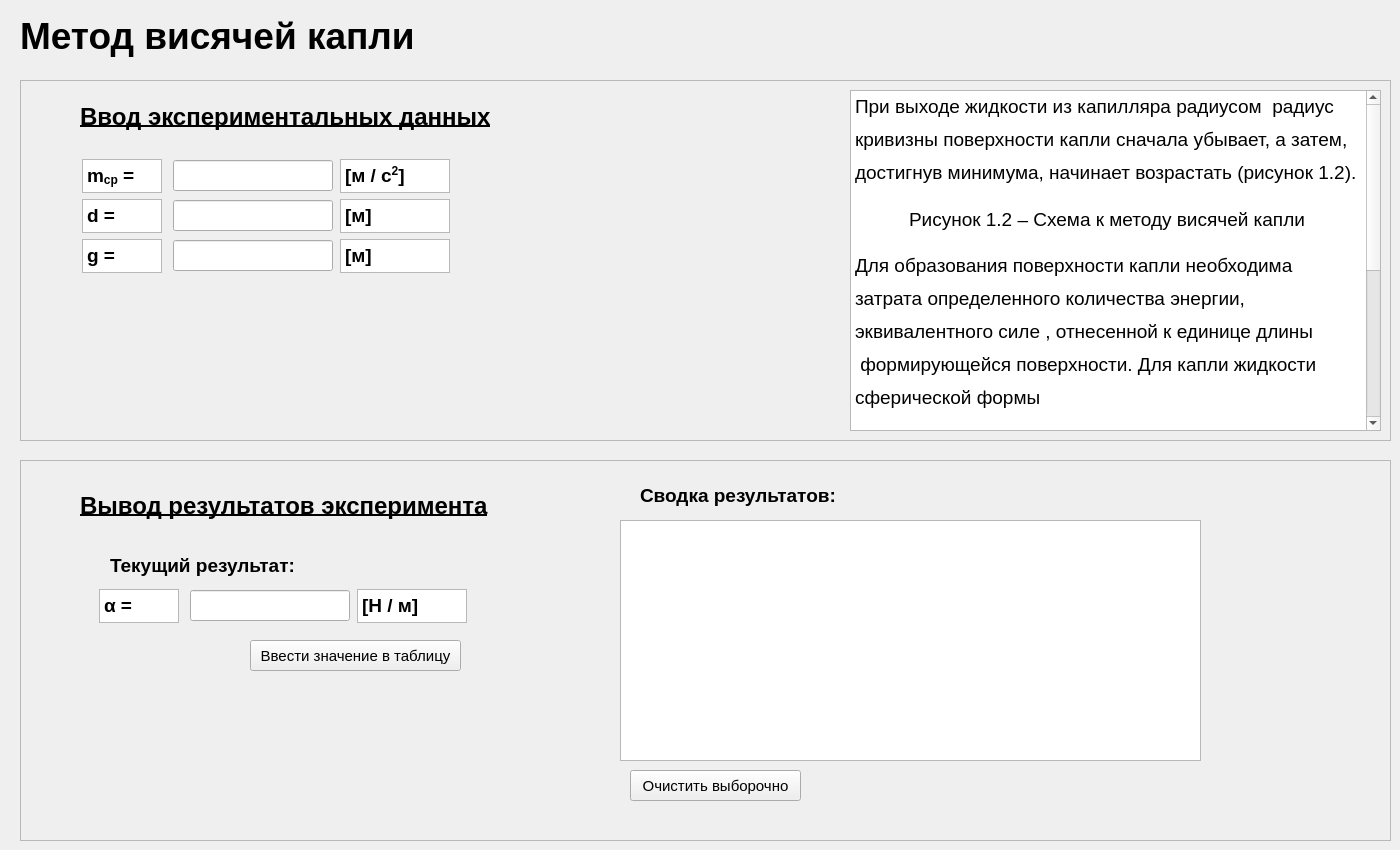
      <widget class="QWidget" name="tab_6">
       <attribute name="title">
        <string>Метод висячей капли</string>
       </attribute>
       <widget class="QLabel" name="label_24">
        <property name="geometry">
         <rect>
          <x>20</x>
          <y>10</y>
          <width>411</width>
          <height>51</height>
         </rect>
        </property>
        <property name="font">
         <font>
          <family>Segoe UI</family>
          <pointsize>28</pointsize>
          <weight>75</weight>
          <bold>true</bold>
         </font>
        </property>
        <property name="text">
         <string>Метод висячей капли</string>
        </property>
       </widget>
       <widget class="QFrame" name="frame_7">
        <property name="geometry">
         <rect>
          <x>20</x>
          <y>80</y>
          <width>1371</width>
          <height>361</height>
         </rect>
        </property>
        <property name="frameShape">
         <enum>QFrame::StyledPanel</enum>
        </property>
        <property name="frameShadow">
         <enum>QFrame::Raised</enum>
        </property>
        <widget class="QLabel" name="label_25">
         <property name="geometry">
          <rect>
           <x>60</x>
           <y>21</y>
           <width>421</width>
           <height>31</height>
          </rect>
         </property>
         <property name="font">
          <font>
           <family>Segoe UI</family>
           <pointsize>18</pointsize>
           <weight>75</weight>
           <bold>true</bold>
           <underline>true</underline>
          </font>
         </property>
         <property name="text">
          <string>Ввод экспериментальных данных</string>
         </property>
        </widget>
        <widget class="QTextBrowser" name="textBrowser_68">
         <property name="geometry">
          <rect>
           <x>320</x>
           <y>79</y>
           <width>110</width>
           <height>34</height>
          </rect>
         </property>
         <property name="html">
          <string>&lt;!DOCTYPE HTML PUBLIC &quot;-//W3C//DTD HTML 4.0//EN&quot; &quot;http://www.w3.org/TR/REC-html40/strict.dtd&quot;&gt;
&lt;html&gt;&lt;head&gt;&lt;meta name=&quot;qrichtext&quot; content=&quot;1&quot; /&gt;&lt;style type=&quot;text/css&quot;&gt;
p, li { white-space: pre-wrap; }
&lt;/style&gt;&lt;/head&gt;&lt;body style=&quot; font-family:'MS Shell Dlg 2'; font-size:8.25pt; font-weight:400; font-style:normal;&quot;&gt;
&lt;p style=&quot; margin-top:0px; margin-bottom:0px; margin-left:0px; margin-right:0px; -qt-block-indent:0; text-indent:0px;&quot;&gt;&lt;span style=&quot; font-size:14pt; font-weight:600;&quot;&gt;[м / с&lt;/span&gt;&lt;span style=&quot; font-size:14pt; font-weight:600; vertical-align:super;&quot;&gt;2&lt;/span&gt;&lt;span style=&quot; font-size:14pt; font-weight:600;&quot;&gt;]&lt;/span&gt;&lt;/p&gt;&lt;/body&gt;&lt;/html&gt;</string>
         </property>
        </widget>
        <widget class="QTextBrowser" name="textBrowser_69">
         <property name="geometry">
          <rect>
           <x>62</x>
           <y>79</y>
           <width>80</width>
           <height>34</height>
          </rect>
         </property>
         <property name="html">
          <string>&lt;!DOCTYPE HTML PUBLIC &quot;-//W3C//DTD HTML 4.0//EN&quot; &quot;http://www.w3.org/TR/REC-html40/strict.dtd&quot;&gt;
&lt;html&gt;&lt;head&gt;&lt;meta name=&quot;qrichtext&quot; content=&quot;1&quot; /&gt;&lt;style type=&quot;text/css&quot;&gt;
p, li { white-space: pre-wrap; }
&lt;/style&gt;&lt;/head&gt;&lt;body style=&quot; font-family:'MS Shell Dlg 2'; font-size:8.25pt; font-weight:400; font-style:normal;&quot;&gt;
&lt;p style=&quot; margin-top:0px; margin-bottom:0px; margin-left:0px; margin-right:0px; -qt-block-indent:0; text-indent:0px;&quot;&gt;&lt;span style=&quot; font-size:14pt; font-weight:600;&quot;&gt;m&lt;/span&gt;&lt;span style=&quot; font-size:14pt; font-weight:600; vertical-align:sub;&quot;&gt;ср&lt;/span&gt;&lt;span style=&quot; font-size:14pt; font-weight:600;&quot;&gt; = &lt;/span&gt;&lt;/p&gt;&lt;/body&gt;&lt;/html&gt;</string>
         </property>
        </widget>
        <widget class="QLineEdit" name="lineEdit_32">
         <property name="geometry">
          <rect>
           <x>153</x>
           <y>80</y>
           <width>160</width>
           <height>31</height>
          </rect>
         </property>
         <property name="font">
          <font>
           <family>Segoe UI</family>
           <pointsize>14</pointsize>
           <underline>false</underline>
          </font>
         </property>
         <property name="text">
          <string/>
         </property>
        </widget>
        <widget class="QTextBrowser" name="textBrowser_70">
         <property name="geometry">
          <rect>
           <x>320</x>
           <y>119</y>
           <width>110</width>
           <height>34</height>
          </rect>
         </property>
         <property name="html">
          <string>&lt;!DOCTYPE HTML PUBLIC &quot;-//W3C//DTD HTML 4.0//EN&quot; &quot;http://www.w3.org/TR/REC-html40/strict.dtd&quot;&gt;
&lt;html&gt;&lt;head&gt;&lt;meta name=&quot;qrichtext&quot; content=&quot;1&quot; /&gt;&lt;style type=&quot;text/css&quot;&gt;
p, li { white-space: pre-wrap; }
&lt;/style&gt;&lt;/head&gt;&lt;body style=&quot; font-family:'MS Shell Dlg 2'; font-size:8.25pt; font-weight:400; font-style:normal;&quot;&gt;
&lt;p style=&quot; margin-top:0px; margin-bottom:0px; margin-left:0px; margin-right:0px; -qt-block-indent:0; text-indent:0px;&quot;&gt;&lt;span style=&quot; font-size:14pt; font-weight:600;&quot;&gt;[м]&lt;/span&gt;&lt;/p&gt;&lt;/body&gt;&lt;/html&gt;</string>
         </property>
        </widget>
        <widget class="QTextBrowser" name="textBrowser_71">
         <property name="geometry">
          <rect>
           <x>62</x>
           <y>119</y>
           <width>80</width>
           <height>34</height>
          </rect>
         </property>
         <property name="html">
          <string>&lt;!DOCTYPE HTML PUBLIC &quot;-//W3C//DTD HTML 4.0//EN&quot; &quot;http://www.w3.org/TR/REC-html40/strict.dtd&quot;&gt;
&lt;html&gt;&lt;head&gt;&lt;meta name=&quot;qrichtext&quot; content=&quot;1&quot; /&gt;&lt;style type=&quot;text/css&quot;&gt;
p, li { white-space: pre-wrap; }
&lt;/style&gt;&lt;/head&gt;&lt;body style=&quot; font-family:'MS Shell Dlg 2'; font-size:8.25pt; font-weight:400; font-style:normal;&quot;&gt;
&lt;p style=&quot; margin-top:0px; margin-bottom:0px; margin-left:0px; margin-right:0px; -qt-block-indent:0; text-indent:0px;&quot;&gt;&lt;span style=&quot; font-size:14pt; font-weight:600;&quot;&gt;d = &lt;/span&gt;&lt;/p&gt;&lt;/body&gt;&lt;/html&gt;</string>
         </property>
        </widget>
        <widget class="QLineEdit" name="lineEdit_33">
         <property name="geometry">
          <rect>
           <x>153</x>
           <y>120</y>
           <width>160</width>
           <height>31</height>
          </rect>
         </property>
         <property name="font">
          <font>
           <family>Segoe UI</family>
           <pointsize>14</pointsize>
           <underline>false</underline>
          </font>
         </property>
         <property name="text">
          <string/>
         </property>
        </widget>
        <widget class="QTextBrowser" name="textBrowser_72">
         <property name="geometry">
          <rect>
           <x>320</x>
           <y>159</y>
           <width>110</width>
           <height>34</height>
          </rect>
         </property>
         <property name="html">
          <string>&lt;!DOCTYPE HTML PUBLIC &quot;-//W3C//DTD HTML 4.0//EN&quot; &quot;http://www.w3.org/TR/REC-html40/strict.dtd&quot;&gt;
&lt;html&gt;&lt;head&gt;&lt;meta name=&quot;qrichtext&quot; content=&quot;1&quot; /&gt;&lt;style type=&quot;text/css&quot;&gt;
p, li { white-space: pre-wrap; }
&lt;/style&gt;&lt;/head&gt;&lt;body style=&quot; font-family:'MS Shell Dlg 2'; font-size:8.25pt; font-weight:400; font-style:normal;&quot;&gt;
&lt;p style=&quot; margin-top:0px; margin-bottom:0px; margin-left:0px; margin-right:0px; -qt-block-indent:0; text-indent:0px;&quot;&gt;&lt;span style=&quot; font-size:14pt; font-weight:600;&quot;&gt;[м]&lt;/span&gt;&lt;/p&gt;&lt;/body&gt;&lt;/html&gt;</string>
         </property>
        </widget>
        <widget class="QTextBrowser" name="textBrowser_73">
         <property name="geometry">
          <rect>
           <x>62</x>
           <y>159</y>
           <width>80</width>
           <height>34</height>
          </rect>
         </property>
         <property name="html">
          <string>&lt;!DOCTYPE HTML PUBLIC &quot;-//W3C//DTD HTML 4.0//EN&quot; &quot;http://www.w3.org/TR/REC-html40/strict.dtd&quot;&gt;
&lt;html&gt;&lt;head&gt;&lt;meta name=&quot;qrichtext&quot; content=&quot;1&quot; /&gt;&lt;style type=&quot;text/css&quot;&gt;
p, li { white-space: pre-wrap; }
&lt;/style&gt;&lt;/head&gt;&lt;body style=&quot; font-family:'MS Shell Dlg 2'; font-size:8.25pt; font-weight:400; font-style:normal;&quot;&gt;
&lt;p style=&quot; margin-top:0px; margin-bottom:0px; margin-left:0px; margin-right:0px; -qt-block-indent:0; text-indent:0px;&quot;&gt;&lt;span style=&quot; font-size:14pt; font-weight:600;&quot;&gt;g = &lt;/span&gt;&lt;/p&gt;&lt;/body&gt;&lt;/html&gt;</string>
         </property>
        </widget>
        <widget class="QLineEdit" name="lineEdit_34">
         <property name="geometry">
          <rect>
           <x>153</x>
           <y>160</y>
           <width>160</width>
           <height>31</height>
          </rect>
         </property>
         <property name="font">
          <font>
           <family>Segoe UI</family>
           <pointsize>14</pointsize>
           <underline>false</underline>
          </font>
         </property>
         <property name="text">
          <string/>
         </property>
        </widget>
        <widget class="QTextBrowser" name="textBrowser_76">
         <property name="geometry">
          <rect>
           <x>830</x>
           <y>10</y>
           <width>531</width>
           <height>341</height>
          </rect>
         </property>
         <property name="html">
          <string>&lt;!DOCTYPE HTML PUBLIC &quot;-//W3C//DTD HTML 4.0//EN&quot; &quot;http://www.w3.org/TR/REC-html40/strict.dtd&quot;&gt;
&lt;html&gt;&lt;head&gt;&lt;meta name=&quot;qrichtext&quot; content=&quot;1&quot; /&gt;&lt;title&gt;Капиллярный метод определения поверхностного натяжения&lt;/title&gt;&lt;style type=&quot;text/css&quot;&gt;
p, li { white-space: pre-wrap; }
&lt;/style&gt;&lt;/head&gt;&lt;body style=&quot; font-family:'MS Shell Dlg 2'; font-size:8.25pt; font-weight:400; font-style:normal;&quot; bgcolor=&quot;#ffffff&quot;&gt;
&lt;p style=&quot; margin-top:12px; margin-bottom:12px; margin-left:0px; margin-right:0px; -qt-block-indent:0; text-indent:0px; line-height:150%;&quot;&gt;&lt;span style=&quot; font-family:'Times New Roman','serif'; font-size:14pt; color:#000000;&quot;&gt;При выходе жидкости из капилляра радиусом &lt;/span&gt;&lt;a name=&quot;_x0000_t75&quot;&gt;&lt;/a&gt;&lt;span style=&quot; font-family:'Times New Roman','serif'; font-size:14pt; color:#000000;&quot;&gt; &lt;/span&gt;&lt;span style=&quot; font-family:'Times New Roman','serif'; font-size:14pt; color:#000000;&quot;&gt;радиус кривизны поверхности капли сначала убывает, а затем, достигнув минимума, начинает возрастать (рисунок 1.2). &lt;/span&gt;&lt;/p&gt;
&lt;p align=&quot;center&quot; style=&quot; margin-top:12px; margin-bottom:12px; margin-left:0px; margin-right:0px; -qt-block-indent:0; text-indent:0px; line-height:150%;&quot;&gt;&lt;a name=&quot;Рисунок_x0020_27&quot;&gt;&lt;/a&gt;&lt;span style=&quot; font-family:'Times New Roman','serif'; font-size:14pt; color:#000000;&quot;&gt;Р&lt;/span&gt;&lt;span style=&quot; font-family:'Times New Roman','serif'; font-size:14pt; color:#000000;&quot;&gt;исунок 1.2 – Схема к методу висячей капли&lt;/span&gt;&lt;span style=&quot; font-size:8pt;&quot;&gt; &lt;/span&gt;&lt;/p&gt;
&lt;p style=&quot; margin-top:12px; margin-bottom:12px; margin-left:0px; margin-right:0px; -qt-block-indent:0; text-indent:0px; line-height:150%;&quot;&gt;&lt;span style=&quot; font-family:'Times New Roman','serif'; font-size:14pt; color:#000000;&quot;&gt;Для образования поверхности капли необходима затрата определенного количества энергии, эквивалентного силе &lt;/span&gt;&lt;a name=&quot;_x0000_i1025&quot;&gt;&lt;/a&gt;&lt;span style=&quot; font-family:'Times New Roman','serif'; font-size:14pt; color:#000000;&quot;&gt;,&lt;/span&gt;&lt;span style=&quot; font-family:'Times New Roman','serif'; font-size:14pt; color:#000000;&quot;&gt; отнесенной к единице длины &lt;/span&gt;&lt;a name=&quot;_x0000_i1025&quot;&gt;&lt;/a&gt;&lt;span style=&quot; font-family:'Times New Roman','serif'; font-size:14pt; color:#000000;&quot;&gt; &lt;/span&gt;&lt;span style=&quot; font-family:'Times New Roman','serif'; font-size:14pt; color:#000000;&quot;&gt;формирующейся поверхности. Для капли жидкости сферической формы&lt;/span&gt;&lt;span style=&quot; font-size:8pt;&quot;&gt; &lt;/span&gt;&lt;/p&gt;
&lt;p style=&quot; margin-top:12px; margin-bottom:12px; margin-left:0px; margin-right:0px; -qt-block-indent:0; text-indent:0px; line-height:150%;&quot;&gt;&lt;a name=&quot;_x0000_i1025&quot;&gt;&lt;/a&gt;&lt;span style=&quot; font-family:'Times New Roman','serif'; font-size:14pt; color:#000000;&quot;&gt;В&lt;/span&gt;&lt;span style=&quot; font-family:'Times New Roman','serif'; font-size:14pt; color:#000000;&quot;&gt;ес &lt;/span&gt;&lt;a name=&quot;_x0000_i1025&quot;&gt;&lt;/a&gt;&lt;span style=&quot; font-family:'Times New Roman','serif'; font-size:14pt; color:#000000;&quot;&gt; &lt;/span&gt;&lt;span style=&quot; font-family:'Times New Roman','serif'; font-size:14pt; color:#000000;&quot;&gt;капли в момент отрыва уравновешивается силой &lt;/span&gt;&lt;a name=&quot;_x0000_i1025&quot;&gt;&lt;/a&gt;&lt;span style=&quot; font-family:'Times New Roman','serif'; font-size:14pt; color:#000000;&quot;&gt; &lt;/span&gt;&lt;span style=&quot; font-family:'Times New Roman','serif'; font-size:14pt; color:#000000;&quot;&gt;поверхностного натяжения, &lt;/span&gt;&lt;a name=&quot;_x0000_i1025&quot;&gt;&lt;/a&gt;&lt;span style=&quot; font-family:'Times New Roman','serif'; font-size:14pt; color:#000000;&quot;&gt;.&lt;/span&gt;&lt;span style=&quot; font-family:'Times New Roman','serif'; font-size:14pt; color:#000000;&quot;&gt; Принимается, что диаметр &lt;/span&gt;&lt;a name=&quot;_x0000_i1025&quot;&gt;&lt;/a&gt;&lt;span style=&quot; font-family:'Times New Roman','serif'; font-size:14pt; color:#000000;&quot;&gt; &lt;/span&gt;&lt;span style=&quot; font-family:'Times New Roman','serif'; font-size:14pt; color:#000000;&quot;&gt;шейки капли в момент отрыва соответствует диаметру &lt;/span&gt;&lt;a name=&quot;_x0000_i1025&quot;&gt;&lt;/a&gt;&lt;span style=&quot; font-family:'Times New Roman','serif'; font-size:14pt; color:#000000;&quot;&gt; &lt;/span&gt;&lt;span style=&quot; font-family:'Times New Roman','serif'; font-size:14pt; color:#000000;&quot;&gt;узкого конца трубки. &lt;/span&gt;&lt;/p&gt;
&lt;p style=&quot; margin-top:12px; margin-bottom:12px; margin-left:0px; margin-right:0px; -qt-block-indent:0; text-indent:0px; line-height:150%;&quot;&gt;&lt;span style=&quot; font-family:'Times New Roman','serif'; font-size:14pt; color:#000000;&quot;&gt;Таким образом,&lt;/span&gt;&lt;span style=&quot; font-size:8pt;&quot;&gt; &lt;/span&gt;&lt;/p&gt;
&lt;p style=&quot; margin-top:12px; margin-bottom:12px; margin-left:0px; margin-right:0px; -qt-block-indent:0; text-indent:0px; line-height:150%;&quot;&gt;&lt;a name=&quot;_x0000_i1025&quot;&gt;&lt;/a&gt;&lt;span style=&quot; font-family:'Times New Roman','serif'; font-size:14pt; color:#000000;&quot;&gt;з&lt;/span&gt;&lt;span style=&quot; font-family:'Times New Roman','serif'; font-size:14pt; color:#000000;&quot;&gt;десь &lt;/span&gt;&lt;a name=&quot;_x0000_i1025&quot;&gt;&lt;/a&gt;&lt;span style=&quot; font-family:'Times New Roman','serif'; font-size:14pt; color:#000000;&quot;&gt;,&lt;/span&gt;&lt;span style=&quot; font-family:'Times New Roman','serif'; font-size:14pt; color:#000000;&quot;&gt; где &lt;/span&gt;&lt;a name=&quot;_x0000_i1025&quot;&gt;&lt;/a&gt;&lt;span style=&quot; font-family:'Times New Roman','serif'; font-size:14pt; color:#000000;&quot;&gt; &lt;/span&gt;&lt;span style=&quot; font-family:'Times New Roman','serif'; font-size:14pt; color:#000000;&quot;&gt;– масса определенного (&lt;/span&gt;&lt;a name=&quot;_x0000_i1025&quot;&gt;&lt;/a&gt;&lt;span style=&quot; font-family:'Calibri','sans-serif'; font-size:10pt;&quot;&gt; &lt;/span&gt;&lt;span style=&quot; font-family:'Times New Roman','serif'; font-size:14pt; color:#000000;&quot;&gt;) количества капель раствора, d – диаметр капилляра, g – ускорение свободного падения.&lt;/span&gt;&lt;span style=&quot; font-size:8pt;&quot;&gt; &lt;/span&gt;&lt;/p&gt;&lt;/body&gt;&lt;/html&gt;</string>
         </property>
        </widget>
       </widget>
       <widget class="QFrame" name="frame_8">
        <property name="geometry">
         <rect>
          <x>20</x>
          <y>460</y>
          <width>1371</width>
          <height>381</height>
         </rect>
        </property>
        <property name="frameShape">
         <enum>QFrame::StyledPanel</enum>
        </property>
        <property name="frameShadow">
         <enum>QFrame::Raised</enum>
        </property>
        <widget class="QLabel" name="label_26">
         <property name="geometry">
          <rect>
           <x>60</x>
           <y>30</y>
           <width>411</width>
           <height>31</height>
          </rect>
         </property>
         <property name="font">
          <font>
           <family>Segoe UI</family>
           <pointsize>18</pointsize>
           <weight>75</weight>
           <bold>true</bold>
           <underline>true</underline>
          </font>
         </property>
         <property name="text">
          <string>Вывод результатов эксперимента</string>
         </property>
        </widget>
        <widget class="QLabel" name="label_27">
         <property name="geometry">
          <rect>
           <x>90</x>
           <y>90</y>
           <width>201</width>
           <height>31</height>
          </rect>
         </property>
         <property name="font">
          <font>
           <family>Segoe UI</family>
           <pointsize>14</pointsize>
           <weight>75</weight>
           <bold>true</bold>
           <underline>false</underline>
          </font>
         </property>
         <property name="text">
          <string>Текущий результат:</string>
         </property>
        </widget>
        <widget class="QTextBrowser" name="textBrowser_65">
         <property name="geometry">
          <rect>
           <x>337</x>
           <y>129</y>
           <width>110</width>
           <height>34</height>
          </rect>
         </property>
         <property name="html">
          <string>&lt;!DOCTYPE HTML PUBLIC &quot;-//W3C//DTD HTML 4.0//EN&quot; &quot;http://www.w3.org/TR/REC-html40/strict.dtd&quot;&gt;
&lt;html&gt;&lt;head&gt;&lt;meta name=&quot;qrichtext&quot; content=&quot;1&quot; /&gt;&lt;style type=&quot;text/css&quot;&gt;
p, li { white-space: pre-wrap; }
&lt;/style&gt;&lt;/head&gt;&lt;body style=&quot; font-family:'MS Shell Dlg 2'; font-size:8.25pt; font-weight:400; font-style:normal;&quot;&gt;
&lt;p style=&quot; margin-top:0px; margin-bottom:0px; margin-left:0px; margin-right:0px; -qt-block-indent:0; text-indent:0px;&quot;&gt;&lt;span style=&quot; font-size:14pt; font-weight:600;&quot;&gt;[Н / м]&lt;/span&gt;&lt;/p&gt;&lt;/body&gt;&lt;/html&gt;</string>
         </property>
        </widget>
        <widget class="QTextBrowser" name="textBrowser_66">
         <property name="geometry">
          <rect>
           <x>79</x>
           <y>129</y>
           <width>80</width>
           <height>34</height>
          </rect>
         </property>
         <property name="html">
          <string>&lt;!DOCTYPE HTML PUBLIC &quot;-//W3C//DTD HTML 4.0//EN&quot; &quot;http://www.w3.org/TR/REC-html40/strict.dtd&quot;&gt;
&lt;html&gt;&lt;head&gt;&lt;meta name=&quot;qrichtext&quot; content=&quot;1&quot; /&gt;&lt;style type=&quot;text/css&quot;&gt;
p, li { white-space: pre-wrap; }
&lt;/style&gt;&lt;/head&gt;&lt;body style=&quot; font-family:'MS Shell Dlg 2'; font-size:8.25pt; font-weight:400; font-style:normal;&quot;&gt;
&lt;p style=&quot; margin-top:0px; margin-bottom:0px; margin-left:0px; margin-right:0px; -qt-block-indent:0; text-indent:0px;&quot;&gt;&lt;span style=&quot; font-size:14pt; font-weight:600;&quot;&gt;α = &lt;/span&gt;&lt;/p&gt;&lt;/body&gt;&lt;/html&gt;</string>
         </property>
        </widget>
        <widget class="QLineEdit" name="lineEdit_31">
         <property name="geometry">
          <rect>
           <x>170</x>
           <y>130</y>
           <width>160</width>
           <height>31</height>
          </rect>
         </property>
         <property name="font">
          <font>
           <family>Segoe UI</family>
           <pointsize>14</pointsize>
           <underline>false</underline>
          </font>
         </property>
         <property name="text">
          <string/>
         </property>
        </widget>
        <widget class="QPushButton" name="pushButton_6">
         <property name="geometry">
          <rect>
           <x>230</x>
           <y>180</y>
           <width>211</width>
           <height>31</height>
          </rect>
         </property>
         <property name="font">
          <font>
           <family>Segoe UI</family>
           <pointsize>11</pointsize>
          </font>
         </property>
         <property name="text">
          <string>Ввести значение в таблицу</string>
         </property>
        </widget>
        <widget class="Tables" name="tableView_6">
         <property name="geometry">
          <rect>
           <x>600</x>
           <y>60</y>
           <width>581</width>
           <height>241</height>
          </rect>
         </property>
        </widget>
        <widget class="QLabel" name="label_28">
         <property name="geometry">
          <rect>
           <x>620</x>
           <y>20</y>
           <width>201</width>
           <height>31</height>
          </rect>
         </property>
         <property name="font">
          <font>
           <family>Segoe UI</family>
           <pointsize>14</pointsize>
           <weight>75</weight>
           <bold>true</bold>
           <underline>false</underline>
          </font>
         </property>
         <property name="text">
          <string>Сводка результатов:</string>
         </property>
        </widget>
        <widget class="QPushButton" name="pushButton_15">
         <property name="geometry">
          <rect>
           <x>610</x>
           <y>310</y>
           <width>171</width>
           <height>31</height>
          </rect>
         </property>
         <property name="font">
          <font>
           <family>Segoe UI</family>
           <pointsize>11</pointsize>
          </font>
         </property>
         <property name="text">
          <string>Очистить выборочно</string>
         </property>
        </widget>
       </widget>
      </widget>
